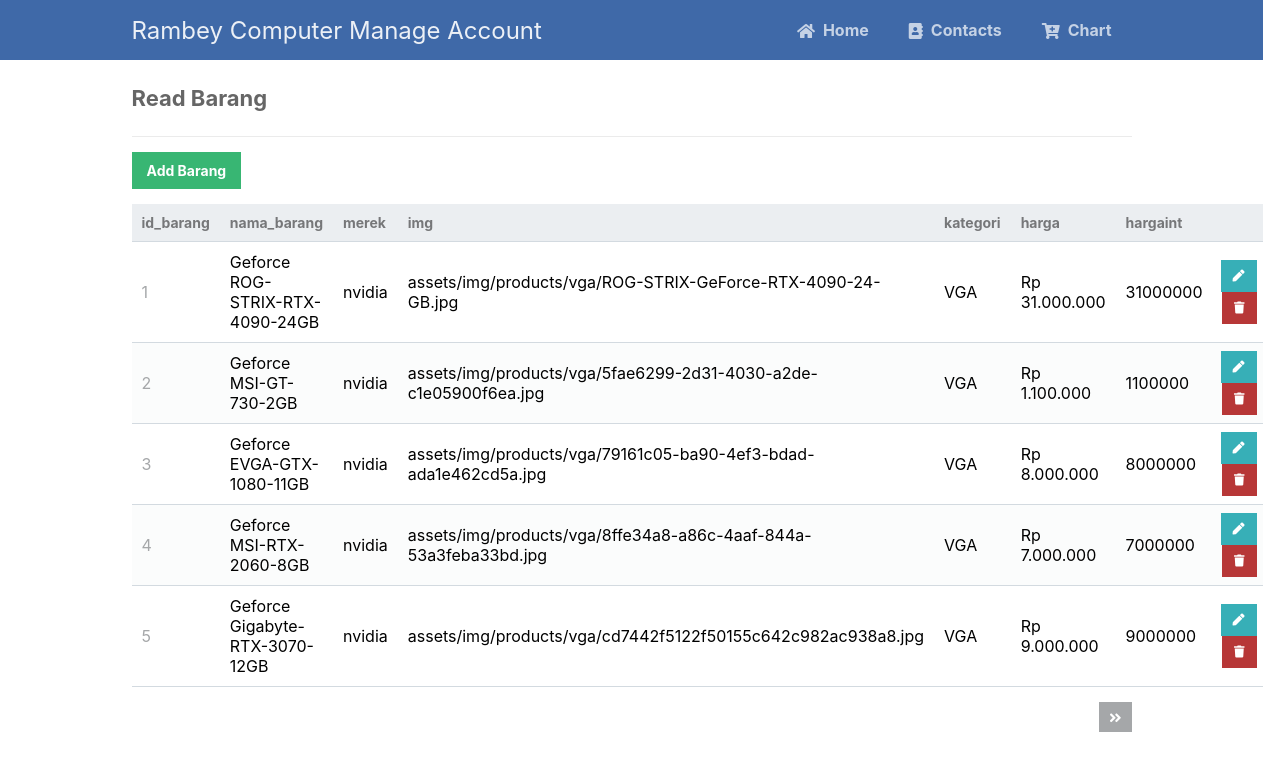
Page /phpcrud/read_barang.php on the committed database.
### tables this page shows
CREATE TABLE `barang` (
  `id_barang` int(11) NOT NULL,
  `nama_barang` varchar(100) DEFAULT NULL,
  `merek` varchar(20) DEFAULT NULL,
  `img` varchar(80) DEFAULT NULL,
  `kategori` varchar(20) DEFAULT NULL,
  `harga` varchar(20) DEFAULT NULL,
  `hargaint` int(20) DEFAULT NULL
);

### phpcrud/read_barang.php (the view, shortened to what this page needs)
<?php
include '../koneksi.php';
$pdo = pdo_connect_mysql();
$page = isset($_GET['page']) && is_numeric($_GET['page']) ? (int)$_GET['page'] : 1;
$records_per_page = 5;
$stmt = $pdo->prepare('SELECT * FROM barang ORDER BY id_barang LIMIT :current_page, :record_per_page');
$stmt->bindValue(':current_page', ($page-1)*$records_per_page, PDO::PARAM_INT);
$stmt->bindValue(':record_per_page', $records_per_page, PDO::PARAM_INT);
$stmt->execute();
$barang = $stmt->fetchAll(PDO::FETCH_ASSOC);
$num_barang = $pdo->query('SELECT COUNT(*) FROM barang')->fetchColumn();
?>
<?=template_header('Read')?>
<div class="content read">
	<h2>Read Barang</h2>
	<a href="create_barang.php" class="create-contact">Add Barang</a>
	<table>
        <thead>
            <tr>
                <td>id_barang</td>
                <td>nama_barang</td>
                <td>merek</td>
                <td>img</td>
                <td>kategori</td>
                <td>harga</td>
                <td>hargaint</td>
                <td></td>
            </tr>
        </thead>
        <tbody>
            <?php foreach ($barang as $barang): ?>
            <tr>
                <td><?=$barang['id_barang']?></td>
                <td><?=$barang['nama_barang']?></td>
                <td><?=$barang['merek']?></td>
                <td><?=$barang['img']?></td>
                <td><?=$barang['kategori']?></td>
                <td><?=$barang['harga']?></td>
                <td><?=$barang['hargaint']?></td>
                <td class="actions">
                    <a href="update_barang.php?id_barang=<?=$barang['id_barang']?>" class="edit"><i class="fas fa-pen fa-xs"></i></a>
                    <a href="delete_barang.php?id_barang=<?=$barang['id_barang']?>" class="trash"><i class="fas fa-trash fa-xs"></i></a>
                </td>
            </tr>
            <?php endforeach; ?>
        </tbody>
    </table>
	<div class="pagination">
		<?php if ($page*$records_per_page < $num_barang): ?>
		<a href="read_barang.php?page=<?=$page+1?>"><i class="fas fa-angle-double-right fa-sm"></i></a>
		<?php endif; ?>
	</div>
</div>
<?=template_footer()?>

### phpcrud/style.css (style rules this page uses)
* { box-sizing: border-box; font-family: -apple-system, BlinkMacSystemFont, "segoe ui", roboto, oxygen, ubuntu, cantarell, "fira sans", "droid sans", "helvetica neue", Arial, sans-serif; font-size: 16px; -webkit-font-smoothing: antialiased; -moz-osx-font-smoothing: grayscale; }
body { background-color: #FFFFFF; margin: 0; }
.content { width: 1000px; margin: 0 auto; }
.content h2 { margin: 0; padding: 25px 0; font-size: 22px; border-bottom: 1px solid #ebebeb; color: #666666; }
.read .create-contact { display: inline-block; text-decoration: none; background-color: #38b673; font-weight: bold; font-size: 14px; color: #FFFFFF; padding: 10px 15px; margin: 15px 0; }
.read .pagination { display: flex; justify-content: flex-end; }
.read .pagination a { display: inline-block; text-decoration: none; background-color: #a5a7a9; font-weight: bold; color: #FFFFFF; padding: 5px 10px; margin: 15px 0 15px 5px; }
.read table { width: 100%; padding-top: 30px; border-collapse: collapse; }
.read table thead { background-color: #ebeef1; border-bottom: 1px solid #d3dae0; }
.read table thead td { padding: 10px; font-weight: bold; color: #767779; font-size: 14px; }
.read table tbody tr { border-bottom: 1px solid #d3dae0; }
.read table tbody tr:nth-child(even) { background-color: #fbfcfc; }
.read table tbody tr td { padding: 10px; }
.read table tbody tr td:nth-child(1) { color: #a5a7a9; }
.read table tbody tr td.actions { padding: 8px; text-align: right; }
.read table tbody tr td.actions .edit, .read table tbody tr td.actions .trash { display: inline-flex; text-align: right; text-decoration: none; color: #FFFFFF; padding: 10px 12px; }
.read table tbody tr td.actions .trash { background-color: #b73737; }
.read table tbody tr td.actions .edit { background-color: #37afb7; }

### rows in the picture
barang: id_barang "1", nama_barang "Geforce ROG-STRIX-RTX-4090-24GB", merek "nvidia", img "assets/img/products/vga/ROG-STRIX-GeForce-RTX-4090-24-GB.jpg", kategori "VGA", harga "Rp 31.000.000", hargaint "31000000"
barang: id_barang "2", nama_barang "Geforce MSI-GT-730-2GB", merek "nvidia", img "assets/img/products/vga/5fae6299-2d31-4030-a2de-c1e05900f6ea.jpg", kategori "VGA", harga "Rp 1.100.000", hargaint "1100000"
barang: id_barang "3", nama_barang "Geforce EVGA-GTX-1080-11GB", merek "nvidia", img "assets/img/products/vga/79161c05-ba90-4ef3-bdad-ada1e462cd5a.jpg", kategori "VGA", harga "Rp 8.000.000", hargaint "8000000"
barang: id_barang "4", nama_barang "Geforce MSI-RTX-2060-8GB", merek "nvidia", img "assets/img/products/vga/8ffe34a8-a86c-4aaf-844a-53a3feba33bd.jpg", kategori "VGA", harga "Rp 7.000.000", hargaint "7000000"
barang: id_barang "5", nama_barang "Geforce Gigabyte-RTX-3070-12GB", merek "nvidia", img "assets/img/products/vga/cd7442f5122f50155c642c982ac938a8.jpg", kategori "VGA", harga "Rp 9.000.000", hargaint "9000000"
